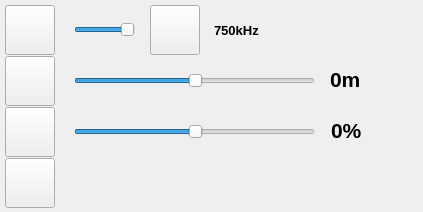
<?xml version="1.0" encoding="UTF-8"?>
<ui version="4.0">
 <class>OnlineCtrls</class>
 <widget class="QWidget" name="OnlineCtrls">
  <property name="geometry">
   <rect>
    <x>0</x>
    <y>0</y>
    <width>423</width>
    <height>212</height>
   </rect>
  </property>
  <property name="font">
   <font>
    <family>Arial</family>
    <pointsize>10</pointsize>
    <weight>75</weight>
    <bold>true</bold>
   </font>
  </property>
  <property name="windowTitle">
   <string>Form</string>
  </property>
  <property name="styleSheet">
   <string notr="true"/>
  </property>
  <widget class="QLabel" name="gainValue">
   <property name="geometry">
    <rect>
     <x>331</x>
     <y>120</y>
     <width>71</width>
     <height>20</height>
    </rect>
   </property>
   <property name="font">
    <font>
     <family>Arial</family>
     <pointsize>16</pointsize>
     <weight>75</weight>
     <bold>true</bold>
    </font>
   </property>
   <property name="text">
    <string>0%</string>
   </property>
  </widget>
  <widget class="QLabel" name="rangeValue">
   <property name="geometry">
    <rect>
     <x>330</x>
     <y>69</y>
     <width>61</width>
     <height>20</height>
    </rect>
   </property>
   <property name="font">
    <font>
     <family>Arial</family>
     <pointsize>16</pointsize>
     <weight>75</weight>
     <bold>true</bold>
    </font>
   </property>
   <property name="text">
    <string>0m</string>
   </property>
  </widget>
  <widget class="QSlider" name="rangeSlider">
   <property name="geometry">
    <rect>
     <x>74</x>
     <y>71</y>
     <width>241</width>
     <height>20</height>
    </rect>
   </property>
   <property name="toolTip">
    <string>Slide to change the range (Shortcut W: increase, S: decrease)</string>
   </property>
   <property name="pageStep">
    <number>1</number>
   </property>
   <property name="value">
    <number>50</number>
   </property>
   <property name="orientation">
    <enum>Qt::Horizontal</enum>
   </property>
   <property name="tickInterval">
    <number>0</number>
   </property>
  </widget>
  <widget class="QPushButton" name="pushButton_2">
   <property name="geometry">
    <rect>
     <x>5</x>
     <y>56</y>
     <width>50</width>
     <height>50</height>
    </rect>
   </property>
   <property name="toolTip">
    <string>Slider changes the range of the Oculus</string>
   </property>
   <property name="autoFillBackground">
    <bool>false</bool>
   </property>
   <property name="styleSheet">
    <string notr="true"/>
   </property>
   <property name="text">
    <string/>
   </property>
   <property name="icon">
    <iconset resource="../Media/media.qrc">
     <normaloff>:/Live_Ctrl_Range_96.png</normaloff>:/Live_Ctrl_Range_96.png</iconset>
   </property>
   <property name="iconSize">
    <size>
     <width>32</width>
     <height>32</height>
    </size>
   </property>
  </widget>
  <widget class="QPushButton" name="pushButton_3">
   <property name="geometry">
    <rect>
     <x>5</x>
     <y>107</y>
     <width>50</width>
     <height>50</height>
    </rect>
   </property>
   <property name="toolTip">
    <string>Slider changes the gain of the Oculus</string>
   </property>
   <property name="autoFillBackground">
    <bool>false</bool>
   </property>
   <property name="styleSheet">
    <string notr="true"/>
   </property>
   <property name="text">
    <string/>
   </property>
   <property name="icon">
    <iconset resource="../Media/media.qrc">
     <normaloff>:/Live_Ctrl_Gain_96.png</normaloff>:/Live_Ctrl_Gain_96.png</iconset>
   </property>
   <property name="iconSize">
    <size>
     <width>32</width>
     <height>32</height>
    </size>
   </property>
  </widget>
  <widget class="QSlider" name="gainSlider">
   <property name="geometry">
    <rect>
     <x>74</x>
     <y>122</y>
     <width>241</width>
     <height>20</height>
    </rect>
   </property>
   <property name="toolTip">
    <string>Slide to change the gain (Shortcut: D increase, A decrease)</string>
   </property>
   <property name="value">
    <number>50</number>
   </property>
   <property name="orientation">
    <enum>Qt::Horizontal</enum>
   </property>
   <property name="tickInterval">
    <number>0</number>
   </property>
  </widget>
  <widget class="QPushButton" name="low">
   <property name="geometry">
    <rect>
     <x>5</x>
     <y>5</y>
     <width>50</width>
     <height>50</height>
    </rect>
   </property>
   <property name="toolTip">
    <string>Low frequency, navigation mode</string>
   </property>
   <property name="autoFillBackground">
    <bool>false</bool>
   </property>
   <property name="styleSheet">
    <string notr="true"/>
   </property>
   <property name="text">
    <string/>
   </property>
   <property name="icon">
    <iconset resource="../Media/media.qrc">
     <normaloff>:/Live_Ctrl_FreqLow_96.png</normaloff>:/Live_Ctrl_FreqLow_96.png</iconset>
   </property>
   <property name="iconSize">
    <size>
     <width>32</width>
     <height>32</height>
    </size>
   </property>
  </widget>
  <widget class="QPushButton" name="high">
   <property name="geometry">
    <rect>
     <x>150</x>
     <y>5</y>
     <width>50</width>
     <height>50</height>
    </rect>
   </property>
   <property name="toolTip">
    <string>High frequency, inspection mode</string>
   </property>
   <property name="autoFillBackground">
    <bool>false</bool>
   </property>
   <property name="styleSheet">
    <string notr="true"/>
   </property>
   <property name="text">
    <string/>
   </property>
   <property name="icon">
    <iconset resource="../Media/media.qrc">
     <normaloff>:/Live_Ctrl_FreqHigh_96.png</normaloff>:/Live_Ctrl_FreqHigh_96.png</iconset>
   </property>
   <property name="iconSize">
    <size>
     <width>32</width>
     <height>32</height>
    </size>
   </property>
  </widget>
  <widget class="QSlider" name="freqSlider">
   <property name="geometry">
    <rect>
     <x>74</x>
     <y>20</y>
     <width>61</width>
     <height>20</height>
    </rect>
   </property>
   <property name="toolTip">
    <string>Slide to adjust the operating frequency of the Oculus (Shortcut: Q)</string>
   </property>
   <property name="maximum">
    <number>1</number>
   </property>
   <property name="value">
    <number>1</number>
   </property>
   <property name="orientation">
    <enum>Qt::Horizontal</enum>
   </property>
   <property name="tickInterval">
    <number>0</number>
   </property>
  </widget>
  <widget class="QPushButton" name="record">
   <property name="geometry">
    <rect>
     <x>5</x>
     <y>158</y>
     <width>50</width>
     <height>50</height>
    </rect>
   </property>
   <property name="toolTip">
    <string>Record the current Oculus data to a log file (Shortcut: R)</string>
   </property>
   <property name="autoFillBackground">
    <bool>false</bool>
   </property>
   <property name="styleSheet">
    <string notr="true"/>
   </property>
   <property name="text">
    <string/>
   </property>
   <property name="icon">
    <iconset resource="../Media/media.qrc">
     <normaloff>:/Live_Ctrl_RecordRed_96.png</normaloff>:/Live_Ctrl_RecordRed_96.png</iconset>
   </property>
   <property name="iconSize">
    <size>
     <width>32</width>
     <height>32</height>
    </size>
   </property>
   <property name="checkable">
    <bool>true</bool>
   </property>
   <property name="checked">
    <bool>false</bool>
   </property>
  </widget>
  <widget class="QLabel" name="fileName">
   <property name="geometry">
    <rect>
     <x>80</x>
     <y>174</y>
     <width>281</width>
     <height>20</height>
    </rect>
   </property>
   <property name="sizePolicy">
    <sizepolicy hsizetype="Expanding" vsizetype="Preferred">
     <horstretch>0</horstretch>
     <verstretch>0</verstretch>
    </sizepolicy>
   </property>
   <property name="text">
    <string/>
   </property>
  </widget>
  <widget class="QLabel" name="freq">
   <property name="geometry">
    <rect>
     <x>214</x>
     <y>20</y>
     <width>91</width>
     <height>20</height>
    </rect>
   </property>
   <property name="sizePolicy">
    <sizepolicy hsizetype="Expanding" vsizetype="Preferred">
     <horstretch>0</horstretch>
     <verstretch>0</verstretch>
    </sizepolicy>
   </property>
   <property name="text">
    <string>750kHz</string>
   </property>
  </widget>
 </widget>
 <resources>
  <include location="../Media/media.qrc"/>
 </resources>
 <connections/>
</ui>
